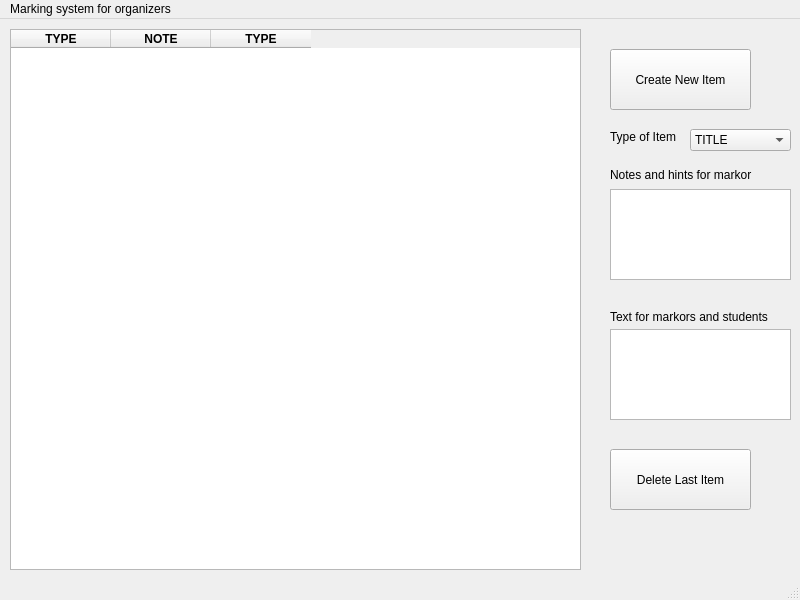
<?xml version="1.0" encoding="UTF-8"?>
<ui version="4.0">
 <class>MainWindow</class>
 <widget class="QMainWindow" name="MainWindow">
  <property name="geometry">
   <rect>
    <x>0</x>
    <y>0</y>
    <width>800</width>
    <height>600</height>
   </rect>
  </property>
  <property name="windowTitle">
   <string>MainWindow</string>
  </property>
  <widget class="QWidget" name="centralwidget">
   <widget class="QPushButton" name="CREATEbutton">
    <property name="geometry">
     <rect>
      <x>610</x>
      <y>30</y>
      <width>141</width>
      <height>61</height>
     </rect>
    </property>
    <property name="text">
     <string>Create New Item</string>
    </property>
   </widget>
   <widget class="QPushButton" name="DELETEbutton">
    <property name="geometry">
     <rect>
      <x>610</x>
      <y>430</y>
      <width>141</width>
      <height>61</height>
     </rect>
    </property>
    <property name="text">
     <string>Delete Last Item</string>
    </property>
   </widget>
   <widget class="QComboBox" name="TYPEbox">
    <property name="geometry">
     <rect>
      <x>690</x>
      <y>110</y>
      <width>101</width>
      <height>22</height>
     </rect>
    </property>
    <item>
     <property name="text">
      <string>TITLE</string>
     </property>
    </item>
    <item>
     <property name="text">
      <string>INTRODUCTION</string>
     </property>
    </item>
    <item>
     <property name="text">
      <string>GRADE</string>
     </property>
    </item>
    <item>
     <property name="text">
      <string>COMMENT</string>
     </property>
    </item>
   </widget>
   <widget class="QLabel" name="label">
    <property name="geometry">
     <rect>
      <x>610</x>
      <y>110</y>
      <width>71</width>
      <height>16</height>
     </rect>
    </property>
    <property name="text">
     <string>Type of Item</string>
    </property>
   </widget>
   <widget class="QLabel" name="label_2">
    <property name="geometry">
     <rect>
      <x>610</x>
      <y>140</y>
      <width>181</width>
      <height>31</height>
     </rect>
    </property>
    <property name="text">
     <string>Notes and hints for markor</string>
    </property>
   </widget>
   <widget class="QLabel" name="label_3">
    <property name="geometry">
     <rect>
      <x>610</x>
      <y>290</y>
      <width>161</width>
      <height>16</height>
     </rect>
    </property>
    <property name="text">
     <string>Text for markors and students</string>
    </property>
   </widget>
   <widget class="QTextEdit" name="NOTEbox">
    <property name="geometry">
     <rect>
      <x>610</x>
      <y>170</y>
      <width>181</width>
      <height>91</height>
     </rect>
    </property>
   </widget>
   <widget class="QTextEdit" name="TEXTbox">
    <property name="geometry">
     <rect>
      <x>610</x>
      <y>310</y>
      <width>181</width>
      <height>91</height>
     </rect>
    </property>
   </widget>
   <widget class="QTableWidget" name="DisplayTable">
    <property name="geometry">
     <rect>
      <x>10</x>
      <y>10</y>
      <width>571</width>
      <height>541</height>
     </rect>
    </property>
    <property name="maximumSize">
     <size>
      <width>571</width>
      <height>16777215</height>
     </size>
    </property>
    <column>
     <property name="text">
      <string>TYPE</string>
     </property>
     <property name="font">
      <font>
       <bold>true</bold>
      </font>
     </property>
    </column>
    <column>
     <property name="text">
      <string>NOTE</string>
     </property>
     <property name="font">
      <font>
       <bold>true</bold>
       <strikeout>false</strikeout>
      </font>
     </property>
    </column>
    <column>
     <property name="text">
      <string>TYPE</string>
     </property>
     <property name="font">
      <font>
       <bold>true</bold>
      </font>
     </property>
    </column>
   </widget>
  </widget>
  <widget class="QMenuBar" name="menubar">
   <property name="geometry">
    <rect>
     <x>0</x>
     <y>0</y>
     <width>800</width>
     <height>19</height>
    </rect>
   </property>
   <widget class="QMenu" name="menuMarking_system_for_organizers">
    <property name="title">
     <string>Marking system for organizers</string>
    </property>
   </widget>
   <addaction name="menuMarking_system_for_organizers"/>
  </widget>
  <widget class="QStatusBar" name="statusbar"/>
 </widget>
 <resources/>
 <connections/>
</ui>
